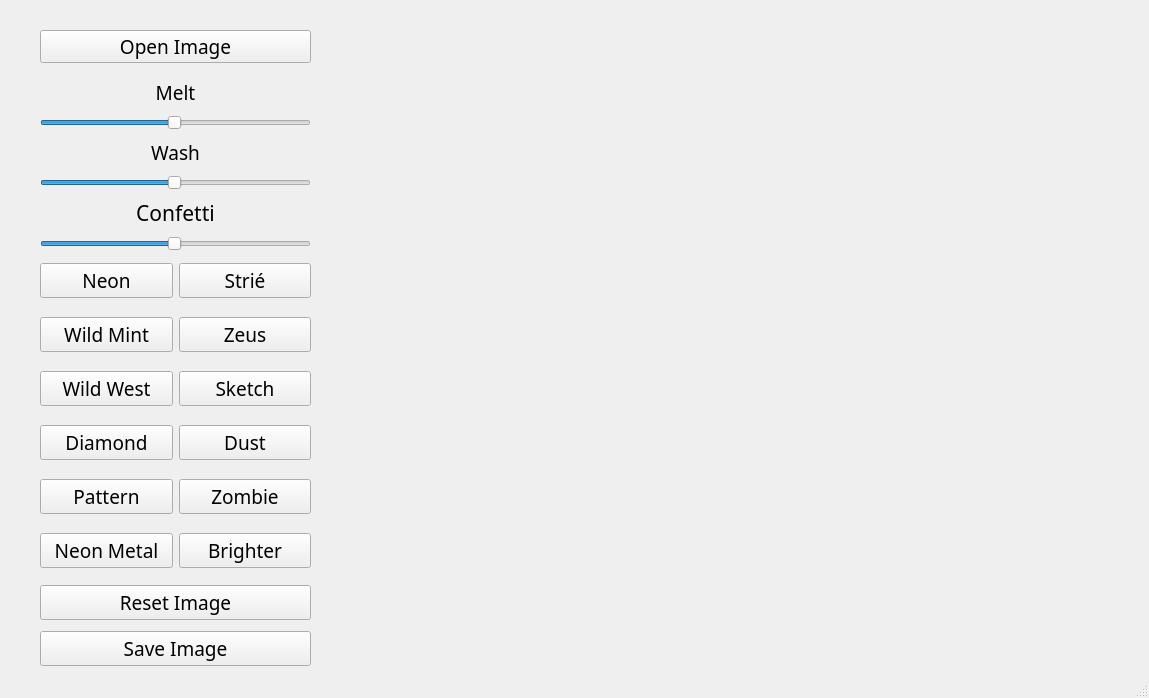
<?xml version="1.0" encoding="UTF-8"?>
<ui version="4.0">
 <class>mainWIndow</class>
 <widget class="QMainWindow" name="mainWIndow">
  <property name="geometry">
   <rect>
    <x>0</x>
    <y>0</y>
    <width>1149</width>
    <height>698</height>
   </rect>
  </property>
  <property name="font">
   <font>
    <family>Microsoft JhengHei UI Light</family>
    <pointsize>14</pointsize>
   </font>
  </property>
  <property name="windowTitle">
   <string>Abstract Image Editor</string>
  </property>
  <property name="windowIcon">
   <iconset theme="accessories-text-editor">
    <normaloff>.</normaloff>.</iconset>
  </property>
  <widget class="QWidget" name="centralwidget">
   <widget class="QPushButton" name="openButton">
    <property name="geometry">
     <rect>
      <x>40</x>
      <y>30</y>
      <width>271</width>
      <height>33</height>
     </rect>
    </property>
    <property name="font">
     <font>
      <family>Microsoft YaHei UI Light</family>
      <pointsize>14</pointsize>
     </font>
    </property>
    <property name="text">
     <string>Open Image</string>
    </property>
   </widget>
   <widget class="QLabel" name="imageLabel">
    <property name="geometry">
     <rect>
      <x>350</x>
      <y>30</y>
      <width>761</width>
      <height>631</height>
     </rect>
    </property>
    <property name="text">
     <string/>
    </property>
    <property name="scaledContents">
     <bool>true</bool>
    </property>
    <property name="alignment">
     <set>Qt::AlignCenter</set>
    </property>
   </widget>
   <widget class="QWidget" name="layoutWidget">
    <property name="geometry">
     <rect>
      <x>40</x>
      <y>250</y>
      <width>271</width>
      <height>331</height>
     </rect>
    </property>
    <layout class="QGridLayout" name="gridLayout">
     <item row="0" column="0">
      <widget class="QPushButton" name="neonButton">
       <property name="font">
        <font>
         <family>Microsoft JhengHei UI Light</family>
         <pointsize>14</pointsize>
        </font>
       </property>
       <property name="text">
        <string>Neon</string>
       </property>
      </widget>
     </item>
     <item row="0" column="1">
      <widget class="QPushButton" name="strieButton">
       <property name="font">
        <font>
         <family>Microsoft JhengHei UI Light</family>
         <pointsize>14</pointsize>
        </font>
       </property>
       <property name="text">
        <string>Strié</string>
       </property>
      </widget>
     </item>
     <item row="1" column="0">
      <widget class="QPushButton" name="mintButton">
       <property name="font">
        <font>
         <family>Microsoft JhengHei UI Light</family>
         <pointsize>14</pointsize>
        </font>
       </property>
       <property name="text">
        <string>Wild Mint</string>
       </property>
      </widget>
     </item>
     <item row="1" column="1">
      <widget class="QPushButton" name="zeusButton">
       <property name="font">
        <font>
         <family>Microsoft JhengHei UI Light</family>
         <pointsize>14</pointsize>
        </font>
       </property>
       <property name="text">
        <string>Zeus</string>
       </property>
      </widget>
     </item>
     <item row="2" column="0">
      <widget class="QPushButton" name="wwButton">
       <property name="font">
        <font>
         <family>Microsoft JhengHei UI Light</family>
         <pointsize>14</pointsize>
        </font>
       </property>
       <property name="text">
        <string>Wild West</string>
       </property>
      </widget>
     </item>
     <item row="2" column="1">
      <widget class="QPushButton" name="sketchButton">
       <property name="font">
        <font>
         <family>Microsoft JhengHei UI Light</family>
         <pointsize>14</pointsize>
        </font>
       </property>
       <property name="text">
        <string>Sketch</string>
       </property>
      </widget>
     </item>
     <item row="3" column="0">
      <widget class="QPushButton" name="diamondButton">
       <property name="font">
        <font>
         <family>Microsoft JhengHei UI Light</family>
         <pointsize>14</pointsize>
        </font>
       </property>
       <property name="text">
        <string>Diamond</string>
       </property>
      </widget>
     </item>
     <item row="3" column="1">
      <widget class="QPushButton" name="dustButton">
       <property name="font">
        <font>
         <family>Microsoft JhengHei UI Light</family>
         <pointsize>14</pointsize>
        </font>
       </property>
       <property name="text">
        <string>Dust</string>
       </property>
      </widget>
     </item>
     <item row="4" column="0">
      <widget class="QPushButton" name="patternButton">
       <property name="font">
        <font>
         <family>Microsoft JhengHei UI Light</family>
         <pointsize>14</pointsize>
        </font>
       </property>
       <property name="text">
        <string>Pattern</string>
       </property>
      </widget>
     </item>
     <item row="4" column="1">
      <widget class="QPushButton" name="zombieButton">
       <property name="font">
        <font>
         <family>Microsoft JhengHei UI Light</family>
         <pointsize>14</pointsize>
        </font>
       </property>
       <property name="text">
        <string>Zombie</string>
       </property>
      </widget>
     </item>
     <item row="5" column="0">
      <widget class="QPushButton" name="neonMetalButton">
       <property name="font">
        <font>
         <family>Microsoft JhengHei UI Light</family>
         <pointsize>14</pointsize>
        </font>
       </property>
       <property name="text">
        <string>Neon Metal</string>
       </property>
      </widget>
     </item>
     <item row="5" column="1">
      <widget class="QPushButton" name="brighterButton">
       <property name="font">
        <font>
         <family>Microsoft JhengHei UI Light</family>
         <pointsize>14</pointsize>
        </font>
       </property>
       <property name="text">
        <string>Brighter</string>
       </property>
      </widget>
     </item>
    </layout>
   </widget>
   <widget class="QWidget" name="layoutWidget">
    <property name="geometry">
     <rect>
      <x>40</x>
      <y>75</y>
      <width>271</width>
      <height>176</height>
     </rect>
    </property>
    <layout class="QGridLayout" name="gridLayout_2">
     <item row="2" column="0">
      <widget class="QLabel" name="washLabel">
       <property name="font">
        <font>
         <family>Microsoft YaHei UI Light</family>
         <pointsize>14</pointsize>
        </font>
       </property>
       <property name="text">
        <string>Wash</string>
       </property>
       <property name="alignment">
        <set>Qt::AlignCenter</set>
       </property>
      </widget>
     </item>
     <item row="3" column="0">
      <widget class="QSlider" name="washSlider">
       <property name="cursor">
        <cursorShape>OpenHandCursor</cursorShape>
       </property>
       <property name="maximum">
        <number>99</number>
       </property>
       <property name="singleStep">
        <number>2</number>
       </property>
       <property name="pageStep">
        <number>2</number>
       </property>
       <property name="value">
        <number>49</number>
       </property>
       <property name="sliderPosition">
        <number>49</number>
       </property>
       <property name="orientation">
        <enum>Qt::Horizontal</enum>
       </property>
      </widget>
     </item>
     <item row="5" column="0">
      <widget class="QSlider" name="confettiSlider">
       <property name="cursor">
        <cursorShape>OpenHandCursor</cursorShape>
       </property>
       <property name="maximum">
        <number>99</number>
       </property>
       <property name="singleStep">
        <number>10</number>
       </property>
       <property name="pageStep">
        <number>10</number>
       </property>
       <property name="value">
        <number>49</number>
       </property>
       <property name="sliderPosition">
        <number>49</number>
       </property>
       <property name="orientation">
        <enum>Qt::Horizontal</enum>
       </property>
      </widget>
     </item>
     <item row="1" column="0">
      <widget class="QSlider" name="meltSlider">
       <property name="cursor">
        <cursorShape>OpenHandCursor</cursorShape>
       </property>
       <property name="maximum">
        <number>99</number>
       </property>
       <property name="singleStep">
        <number>1</number>
       </property>
       <property name="pageStep">
        <number>1</number>
       </property>
       <property name="value">
        <number>49</number>
       </property>
       <property name="orientation">
        <enum>Qt::Horizontal</enum>
       </property>
      </widget>
     </item>
     <item row="4" column="0">
      <widget class="QLabel" name="confettiLabel">
       <property name="font">
        <font>
         <family>Microsoft YaHei UI Light</family>
         <pointsize>16</pointsize>
        </font>
       </property>
       <property name="text">
        <string>Confetti</string>
       </property>
       <property name="alignment">
        <set>Qt::AlignCenter</set>
       </property>
      </widget>
     </item>
     <item row="0" column="0">
      <widget class="QLabel" name="meltLabel">
       <property name="font">
        <font>
         <family>Microsoft JhengHei UI Light</family>
         <pointsize>14</pointsize>
        </font>
       </property>
       <property name="text">
        <string>Melt</string>
       </property>
       <property name="alignment">
        <set>Qt::AlignCenter</set>
       </property>
      </widget>
     </item>
    </layout>
   </widget>
   <widget class="QWidget" name="layoutWidget">
    <property name="geometry">
     <rect>
      <x>40</x>
      <y>580</y>
      <width>271</width>
      <height>91</height>
     </rect>
    </property>
    <layout class="QVBoxLayout" name="verticalLayout">
     <item>
      <widget class="QPushButton" name="resetButton">
       <property name="font">
        <font>
         <family>Microsoft JhengHei UI Light</family>
         <pointsize>14</pointsize>
        </font>
       </property>
       <property name="text">
        <string>Reset Image</string>
       </property>
      </widget>
     </item>
     <item>
      <widget class="QPushButton" name="saveButton">
       <property name="font">
        <font>
         <family>Microsoft YaHei UI Light</family>
         <pointsize>14</pointsize>
        </font>
       </property>
       <property name="text">
        <string>Save Image</string>
       </property>
      </widget>
     </item>
    </layout>
   </widget>
  </widget>
  <widget class="QMenuBar" name="menubar">
   <property name="geometry">
    <rect>
     <x>0</x>
     <y>0</y>
     <width>1149</width>
     <height>31</height>
    </rect>
   </property>
  </widget>
  <widget class="QStatusBar" name="statusbar"/>
 </widget>
 <resources/>
 <connections/>
</ui>
